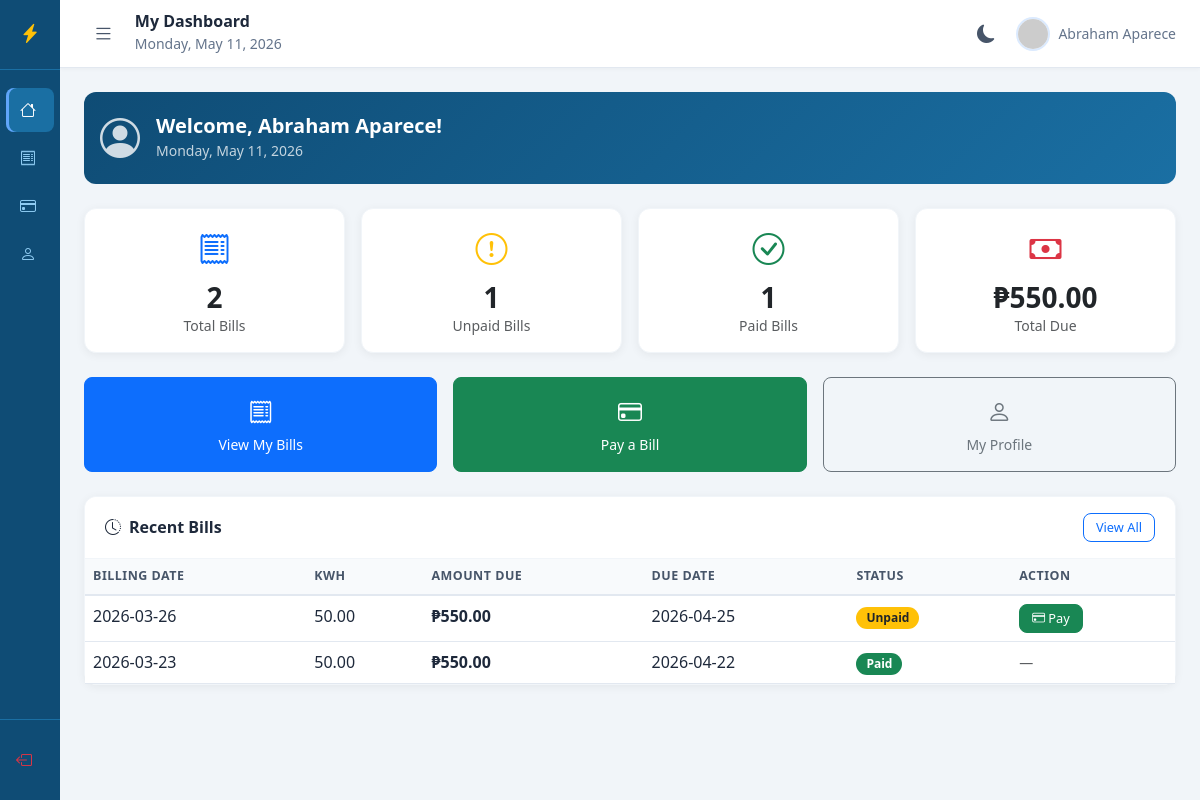
The page /user/dashboard.php (signed in) on the database its author committed.
### tables this page shows
CREATE TABLE `bill` (
  `id` int(11) NOT NULL,
  `uuid` varchar(255) NOT NULL,
  `user_id` int(11) NOT NULL,
  `kwh_consumed` decimal(10,2) NOT NULL,
  `amount_due` decimal(10,2) NOT NULL,
  `billing_date` date NOT NULL,
  `period_month` tinyint(2) NOT NULL DEFAULT 1,
  `period_year` year(4) NOT NULL DEFAULT 2026,
  `due_date` date NOT NULL,
  `status` enum('unpaid','paid','overdue') DEFAULT 'unpaid',
  `dateCreated` timestamp NOT NULL DEFAULT current_timestamp()
);

### public/user/dashboard.php (the view, shortened to what this page needs)
<?php
$user_id    = $_SESSION['user_id'];
global $conn;
$summary = $conn->prepare("
    SELECT
        COUNT(*) AS total_bills,
        SUM(CASE WHEN status = 'unpaid' THEN 1 ELSE 0 END) AS unpaid_count,
        SUM(CASE WHEN status = 'paid'   THEN 1 ELSE 0 END) AS paid_count,
        SUM(CASE WHEN status = 'unpaid' THEN amount_due ELSE 0 END) AS total_due
    FROM bill WHERE user_id = ?
");
$summary->bind_param("i", $user_id);
$summary->execute();
$stats = $summary->get_result()->fetch_assoc();
$recent = $conn->prepare("
    SELECT * FROM bill
    WHERE user_id = ?
    ORDER BY billing_date DESC
    LIMIT 5
");
$recent->bind_param("i", $user_id);
$recent->execute();
$recent_bills = $recent->get_result();
require_once __DIR__ . '/includes/header.php';
?>
<div class="d-flex">
  <?php require_once __DIR__ . '/includes/sidebar.php'; ?>
  <div class="main-content flex-grow-1">
    <?php require_once __DIR__ . '/includes/topbar.php'; ?>
    <div class="page-content">
      <div class="alert border-0 mb-4"
           style="background: linear-gradient(135deg,#0f4c75,#1a6fa3);color:#fff;border-radius:12px;">
        <div class="d-flex align-items-center gap-3">
          <i class="bi bi-person-circle" style="font-size:2.5rem;opacity:0.8;"></i>
          <div>
            <h5 class="fw-bold mb-0">
              Welcome, <?php echo htmlspecialchars($_SESSION['user_name'] ?? 'User'); ?>!
            </h5>
            <small class="opacity-75">
              <?php echo date('l, F d, Y'); ?>
            </small>
          </div>
        </div>
      </div>
      <div class="row g-3 mb-4">
        <div class="col-md-3 col-sm-6">
          <div class="card text-center p-3">
            <i class="bi bi-receipt text-primary mb-2" style="font-size:2rem;"></i>
            <h3 class="fw-bold mb-0"><?php echo $stats['total_bills'] ?? 0; ?></h3>
            <small class="text-muted">Total Bills</small>
          </div>
        </div>
        <div class="col-md-3 col-sm-6">
          <div class="card text-center p-3">
            <i class="bi bi-exclamation-circle text-warning mb-2" style="font-size:2rem;"></i>
            <h3 class="fw-bold mb-0"><?php echo $stats['unpaid_count'] ?? 0; ?></h3>
            <small class="text-muted">Unpaid Bills</small>
          </div>
        </div>
        <div class="col-md-3 col-sm-6">
          <div class="card text-center p-3">
            <i class="bi bi-check-circle text-success mb-2" style="font-size:2rem;"></i>
            <h3 class="fw-bold mb-0"><?php echo $stats['paid_count'] ?? 0; ?></h3>
            <small class="text-muted">Paid Bills</small>
          </div>
        </div>
        <div class="col-md-3 col-sm-6">
          <div class="card text-center p-3">
            <i class="bi bi-cash text-danger mb-2" style="font-size:2rem;"></i>
            <h3 class="fw-bold mb-0">
              ₱<?php echo number_format($stats['total_due'] ?? 0, 2); ?>
            </h3>
            <small class="text-muted">Total Due</small>
          </div>
        </div>
      </div>
      <div class="row g-3 mb-4">
        <div class="col-md-4">
          <a href="my_bills" class="btn btn-primary w-100 py-3">
            <i class="bi bi-receipt d-block mb-1" style="font-size:1.5rem;"></i>
            View My Bills
          </a>
        </div>
        <div class="col-md-4">
          <a href="pay_bill" class="btn btn-success w-100 py-3">
            <i class="bi bi-credit-card d-block mb-1" style="font-size:1.5rem;"></i>
            Pay a Bill
          </a>
        </div>
        <div class="col-md-4">
          <a href="profile" class="btn btn-outline-secondary w-100 py-3">
            <i class="bi bi-person d-block mb-1" style="font-size:1.5rem;"></i>
            My Profile
          </a>
        </div>
      </div>
      <div class="card">
        <div class="card-header d-flex justify-content-between align-items-center">
          <span><i class="bi bi-clock-history me-2"></i>Recent Bills</span>
          <a href="my_bills" class="btn btn-sm btn-outline-primary">View All</a>
        </div>
        <div class="card-body p-0">
          <div class="table-responsive">
            <table class="table table-hover mb-0">
              <thead>
                <tr>
                  <th>Billing Date</th>
                  <th>kWh</th>
                  <th>Amount Due</th>
                  <th>Due Date</th>
                  <th>Status</th>
                  <th>Action</th>
                </tr>
              </thead>
              <tbody>
                <?php if ($recent_bills->num_rows > 0):
                  while ($row = $recent_bills->fetch_assoc()): ?>
                <tr>
                  <td><?php echo $row['billing_date']; ?></td>
                  <td><?php echo $row['kwh_consumed']; ?></td>
                  <td class="fw-semibold">₱<?php echo number_format($row['amount_due'], 2); ?></td>
                  <td><?php echo $row['due_date']; ?></td>
                  <td>
                    <?php if ($row['status'] == 'paid'): ?>
                      <span class="badge bg-success">Paid</span>
                    <?php elseif ($row['status'] == 'overdue'): ?>
                      <span class="badge bg-danger">Overdue</span>
                    <?php else: ?>
                      <span class="badge bg-warning text-dark">Unpaid</span>
                    <?php endif; ?>
                  </td>
                  <td>
                    <?php if ($row['status'] == 'unpaid'): ?>
                      <a href="pay_bill?bill_id=<?php echo $row['id']; ?>"
                         class="btn btn-sm btn-success">
                        <i class="bi bi-credit-card"></i> Pay
                      </a>
                    <?php else: ?>
                      <span class="text-muted small">—</span>
                    <?php endif; ?>
                  </td>
                </tr>
                <?php endwhile; endif; ?>
              </tbody>
            </table>
          </div>
        </div>
      </div>
    </div>
  </div>
</div>
<?php require_once __DIR__ . '/includes/footer.php'; ?>

### public/user/includes/header.php (style rules this page uses)
:root { --sidebar-bg: #0f4c75; --sidebar-border: #1a6fa3; --sidebar-link: #90cdf4; --sidebar-hover-bg: #1a5f8a; --sidebar-hover-txt: #e0f2fe; --sidebar-active-bg: #1a6fa3; --sidebar-active-txt:#ffffff; --sidebar-accent: #60a5fa; --sidebar-brand-txt: #ffffff; --topbar-bg: #ffffff; --topbar-border: #e2e8f0; --topbar-shadow: rgba(0,0,0,0.04); --topbar-txt: #1e293b; --topbar-muted: #64748b; --page-bg: #f1f5f9; --card-bg: #ffffff; --card-border: #f1f5f9; --card-shadow: rgba(0,0,0,0.06); --card-shadow-hover: rgba(0,0,0,0.1); --table-head-bg: #f8fafc; --table-head-txt: #475569; --table-head-border: #e2e8f0; --table-hover-bg: #f8fafc; --body-txt: #1e293b; --muted-txt: #64748b; --toggle-btn-txt: #475569; --toggle-btn-hover: #f1f5f9; --toggle-btn-active: #e2e8f0; --toggle-btn-htxt: #1e293b; }
body { overflow-x: hidden; background: var(--page-bg); color: var(--body-txt); transition: background 0.3s ease, color 0.3s ease; }
.main-content { margin-left: 60px; min-height: 100vh; background: var(--page-bg); transition: margin-left 0.35s cubic-bezier(0.4, 0, 0.2, 1), background 0.3s ease; }
.page-content { padding: 24px; }
.card { border: 1px solid var(--card-border) !important; border-radius: 12px; background: var(--card-bg) !important; box-shadow: 0 2px 10px var(--card-shadow); transition: box-shadow 0.2s ease, background 0.3s ease, border-color 0.3s ease; }
.card-header { background: var(--card-bg) !important; border-bottom: 1px solid var(--card-border) !important; border-radius: 12px 12px 0 0 !important; font-weight: 600; padding: 16px 20px; color: var(--body-txt); transition: background 0.3s ease, border-color 0.3s ease; }
.table thead th { background: var(--table-head-bg) !important; color: var(--table-head-txt) !important; font-size: 0.78rem; text-transform: uppercase; letter-spacing: 0.5px; border-bottom: 2px solid var(--table-head-border) !important; font-weight: 600; transition: background 0.3s ease; }
.table tbody tr { transition: background 0.15s ease; }
.table tbody td { color: var(--body-txt); border-color: var(--table-head-border) !important; }
.badge { font-size: 0.75rem; padding: 5px 10px; border-radius: 20px; }
.btn { border-radius: 8px; font-size: 0.875rem; transition: all 0.2s ease; }
.btn-sm { padding: 4px 12px; font-size: 0.8rem; }

### rows shown on the page
bill: billing_date "2026-03-26", kwh_consumed "50.00", amount_due "550.00", due_date "2026-04-25", status "Unpaid"
bill: billing_date "2026-03-23", kwh_consumed "50.00", amount_due "550.00", due_date "2026-04-22", status "Paid"

### other values the page prints
$page_title "My Dashboard"
$_SESSION['user_name'] "Abraham Aparece"
$stats['total_bills'] "2"
$stats['unpaid_count'] "1"
$stats['paid_count'] "1"
$stats['total_due'] "550.00"
